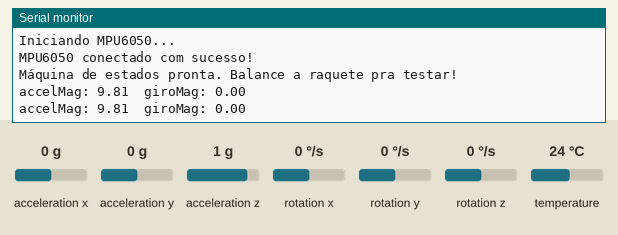
The sketch below on a simulated ESP32-C3. Parts: the last lines printed to the serial monitor. The inputs (shaded band) are chosen by the test bench; at power-on: rotation x 0 °/s, acceleration x 0 g, acceleration y 0 g, acceleration z 1 g, rotation y 0 °/s, rotation z 0 °/s, temperature 24 °C.

Above: at 1.3 s.
1.4 s: rotation x set to -192 °/s
At 2.9 s:
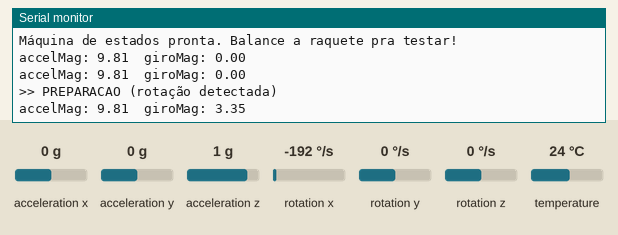
4.6 s: acceleration x set to -1.4 g
At 5.9 s:
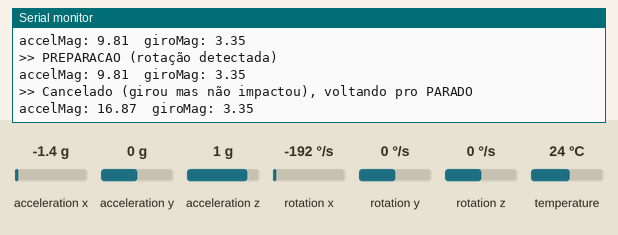
6.1 s: acceleration y set to -1.4 g
At 6.9 s:
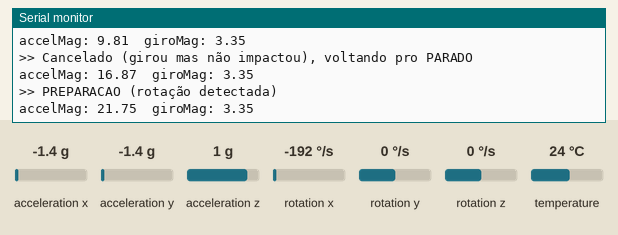
8.6 s: acceleration z set to -1.4 g
At 9.6 s:
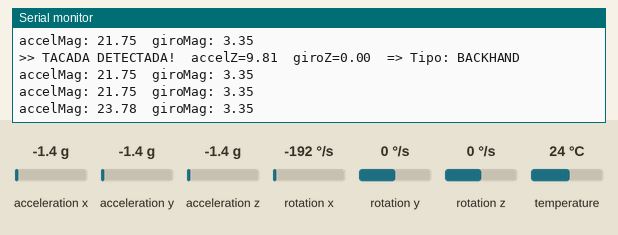
12.7 s: rotation y set to -192 °/s
At 14.0 s:
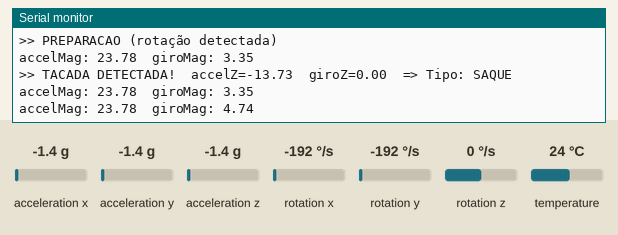
Timing chart, 0 to 15.2 s (numbered marks = the images above; inputs shaded):
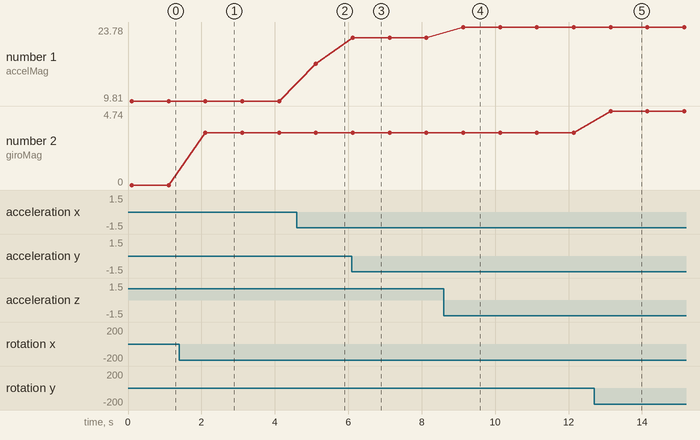

The sketch:

prototipo_teste.ino
```cpp
/*
  PASSO 2 — Máquina de estados: detectar e classificar a tacada

  Continua de onde o Passo 1 parou. A diferença é que agora, em vez de
  só imprimir os valores brutos, o código observa a aceleração e o giro
  pra decidir em que "fase" do movimento a raquete está:

      PARADO --(giro sustentado)--> PREPARACAO --(pico de aceleração)--> IMPACTO
        ^                                                                   |
        |                                                                   v
        +-------------------------- RECUPERACAO <--------------------------+
                        (aceleração estabiliza)

  No instante do IMPACTO, guardamos os valores do sensor e classificamos
  o golpe (regra simples: orientação da raquete no pico).

  IMPORTANTE: os limiares (LIMIAR_...) abaixo são um ponto de partida.
  Quase certeza que você vai precisar ajustar eles testando na prática
  (ver seção "COMO CALIBRAR" no fim do arquivo).
*/

#include <Adafruit_MPU6050.h>
#include <Adafruit_Sensor.h>
#include <Wire.h>

Adafruit_MPU6050 mpu;

// ---------- Estados da máquina ----------
enum EstadoTacada {
  PARADO,
  PREPARACAO,
  IMPACTO,
  RECUPERACAO
};

EstadoTacada estadoAtual = PARADO;

// ---------- Limiares (AJUSTE conforme calibração) ----------
const float LIMIAR_GIRO_PREPARACAO      = 1.5;   // rad/s  - rotação que indica início do movimento
const float LIMIAR_ACEL_IMPACTO         = 20.0;  // m/s²   - pico de aceleração no momento da batida
const float LIMIAR_ACEL_ESTAVEL         = 12.0;  // m/s²   - "quase parado de novo" (perto da gravidade ~9.8)
const unsigned long TIMEOUT_PREPARACAO      = 1000; // ms - se preparar e não bater, cancela
const unsigned long TEMPO_ESTAVEL_RECUPERACAO = 150; // ms - tempo estável pra confirmar fim do golpe
const unsigned long TIMEOUT_RECUPERACAO_SEG  = 2000; // ms - trava de segurança pra não ficar preso no estado

unsigned long marcaTempo = 0;
unsigned long tempoEstavelDesde = 0;

// Dados guardados no instante do impacto, usados pra classificar
float accelZ_noImpacto = 0;
float giroZ_noImpacto  = 0;

void setup() {
  Serial.begin(115200);
  while (!Serial) {
    delay(10);
  }

  Serial.println("Iniciando MPU6050...");

  if (!mpu.begin()) {
    Serial.println("ERRO: não encontrou o MPU6050. Confira os fios!");
    while (1) {
      delay(10);
    }
  }

  Serial.println("MPU6050 conectado com sucesso!");

  mpu.setAccelerometerRange(MPU6050_RANGE_16_G);
  mpu.setGyroRange(MPU6050_RANGE_500_DEG);
  mpu.setFilterBandwidth(MPU6050_BAND_21_HZ);

  delay(100);
  Serial.println("Máquina de estados pronta. Balance a raquete pra testar!");
}

void loop() {
  sensors_event_t a, g, temp;
  mpu.getEvent(&a, &g, &temp);

  float accelMag = sqrt(a.acceleration.x * a.acceleration.x +
                         a.acceleration.y * a.acceleration.y +
                         a.acceleration.z * a.acceleration.z);

  float giroMag = sqrt(g.gyro.x * g.gyro.x +
                        g.gyro.y * g.gyro.y +
                        g.gyro.z * g.gyro.z);

  unsigned long agora = millis();

  switch (estadoAtual) {

    case PARADO:
      if (giroMag > LIMIAR_GIRO_PREPARACAO) {
        estadoAtual = PREPARACAO;
        marcaTempo = agora;
        Serial.println(">> PREPARACAO (rotação detectada)");
      }
      break;

    case PREPARACAO:
      if (accelMag > LIMIAR_ACEL_IMPACTO) {
        // Guarda os dados do instante do golpe ANTES de mudar de estado
        accelZ_noImpacto = a.acceleration.z;
        giroZ_noImpacto  = g.gyro.z;

        estadoAtual = IMPACTO;
        marcaTempo = agora;
        classificarTacada();
      } else if (agora - marcaTempo > TIMEOUT_PREPARACAO) {
        // Girou mas não bateu a tempo -> cancela e volta
        estadoAtual = PARADO;
        Serial.println(">> Cancelado (girou mas não impactou), voltando pro PARADO");
      }
      break;

    case IMPACTO:
      // Estado é só um "flash" -- já emenda pra recuperação
      estadoAtual = RECUPERACAO;
      marcaTempo = agora;
      tempoEstavelDesde = 0;
      break;

    case RECUPERACAO:
      if (accelMag < LIMIAR_ACEL_ESTAVEL) {
        if (tempoEstavelDesde == 0) {
          tempoEstavelDesde = agora;
        } else if (agora - tempoEstavelDesde > TEMPO_ESTAVEL_RECUPERACAO) {
          estadoAtual = PARADO;
          Serial.println(">> PARADO (pronto pra próxima tacada)\n");
        }
      } else {
        tempoEstavelDesde = 0; // ainda balançando muito, reseta a contagem
      }

      // Trava de segurança: nunca fica preso indefinidamente num estado
      if (agora - marcaTempo > TIMEOUT_RECUPERACAO_SEG) {
        estadoAtual = PARADO;
      }
      break;
  }

  // Descomente as linhas abaixo pra ver os valores brutos enquanto calibra os limiares:
  Serial.print("accelMag: "); Serial.print(accelMag);
  Serial.print("  giroMag: "); Serial.println(giroMag);

  delay(1000); // ~100 leituras/segundo -- mais rápido que o Passo 1, pra não perder o pico do impacto
}

void classificarTacada() {
  Serial.print(">> TACADA DETECTADA!  accelZ=");
  Serial.print(accelZ_noImpacto);
  Serial.print("  giroZ=");
  Serial.print(giroZ_noImpacto);

  // Regra simples (igual à ideia da arquitetura): orientação da raquete no pico.
  // - Se accelZ ficou baixo/negativo no impacto -> raquete estava mais "na vertical"
  //   (braço acima da cabeça) -> SAQUE
  // - Senão, foi um golpe horizontal -> usa o giro em Z pra decidir forehand ou backhand
  //
  // Esses números (3.0, sinal do giroZ) são só um chute inicial -- ajuste depois
  // de olhar os valores reais que aparecem no Monitor Serial durante os testes.

  String tipo;
  if (accelZ_noImpacto < 3.0) {
    tipo = "SAQUE";
  } else if (giroZ_noImpacto > 0) {
    tipo = "FOREHAND";
  } else {
    tipo = "BACKHAND";
  }

  Serial.print("  => Tipo: ");
  Serial.println(tipo);
}

/*
  COMO CALIBRAR OS LIMIARES:

  1. Descomente as duas linhas de debug dentro do loop() (accelMag / giroMag).
  2. Abra o Monitor Serial e observe:
     - Com a raquete parada na mesa: accelMag deve ficar perto de 9.8, giroMag perto de 0.
     - Fazendo um gesto de preparação (girando o pulso) sem bater: veja até quanto giroMag sobe.
     - Fazendo uma "tacada" de verdade: veja o pico de accelMag no momento do impacto.
  3. Ajuste LIMIAR_GIRO_PREPARACAO e LIMIAR_ACEL_IMPACTO com base nesses valores reais
     (normalmente um pouco abaixo do pico observado, pra não perder golpes mais fracos,
     mas acima do "ruído" de quando está parado ou só andando com a raquete na mão).
  4. Recomente as linhas de debug depois de calibrar, pra não poluir a saída.
  5. Teste os 3 tipos de golpe (saque, forehand, backhand) várias vezes e confira se
     a classificação bate. Ajuste a regra em classificarTacada() se necessário --
     por exemplo, pode ser melhor usar o eixo X ou Y do giro em vez do Z, dependendo
     de como o sensor fica orientado quando fixado no punho da raquete.

  PRÓXIMO PASSO (depois que a classificação estiver satisfatória):
  Trocar os Serial.println() por envio via Bluetooth (BLE) pro app mobile,
  usando a biblioteca NimBLE-Arduino -- é o que a arquitetura do projeto define
  pra comunicação raquete -> app.
*/
```

Measured:
- after the input at 1.4 s, the serial monitor: prints a new line after 0.71 s (image 1)
- after the input at 4.6 s, the serial monitor: prints a new line after 0.52 s (image 2)
- after the input at 6.1 s, the serial monitor: prints a new line at once (image 3)
- after the input at 8.6 s, the serial monitor: prints a new line after 0.53 s (image 4)
- after the input at 12.7 s, the serial monitor: prints a new line after 0.45 s (image 5)
- plotted number 1: 9.81 → 16.87 after the input at 4.6 s, 16.87 → 21.75 after the input at 6.1 s, 21.75 → 23.78 after the input at 8.6 s
- plotted number 2: 0 → 3.35 after the input at 1.4 s, 3.35 → 4.74 after the input at 12.7 s
